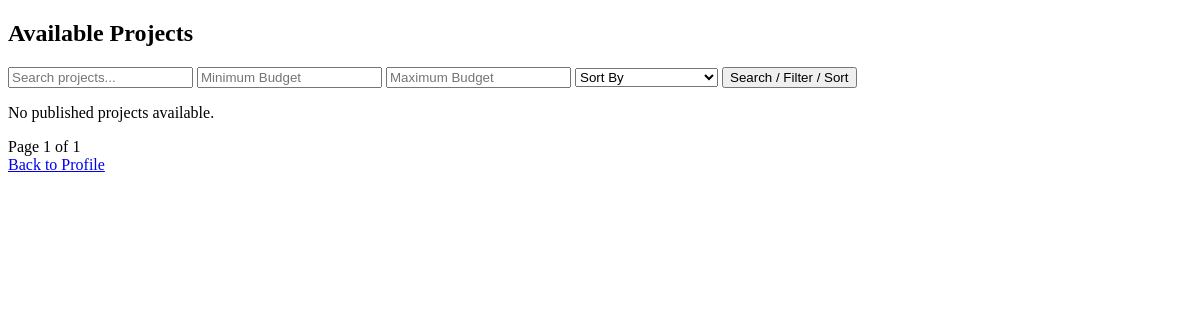
/browse_projects/, run on an earlier commit of the app's database.
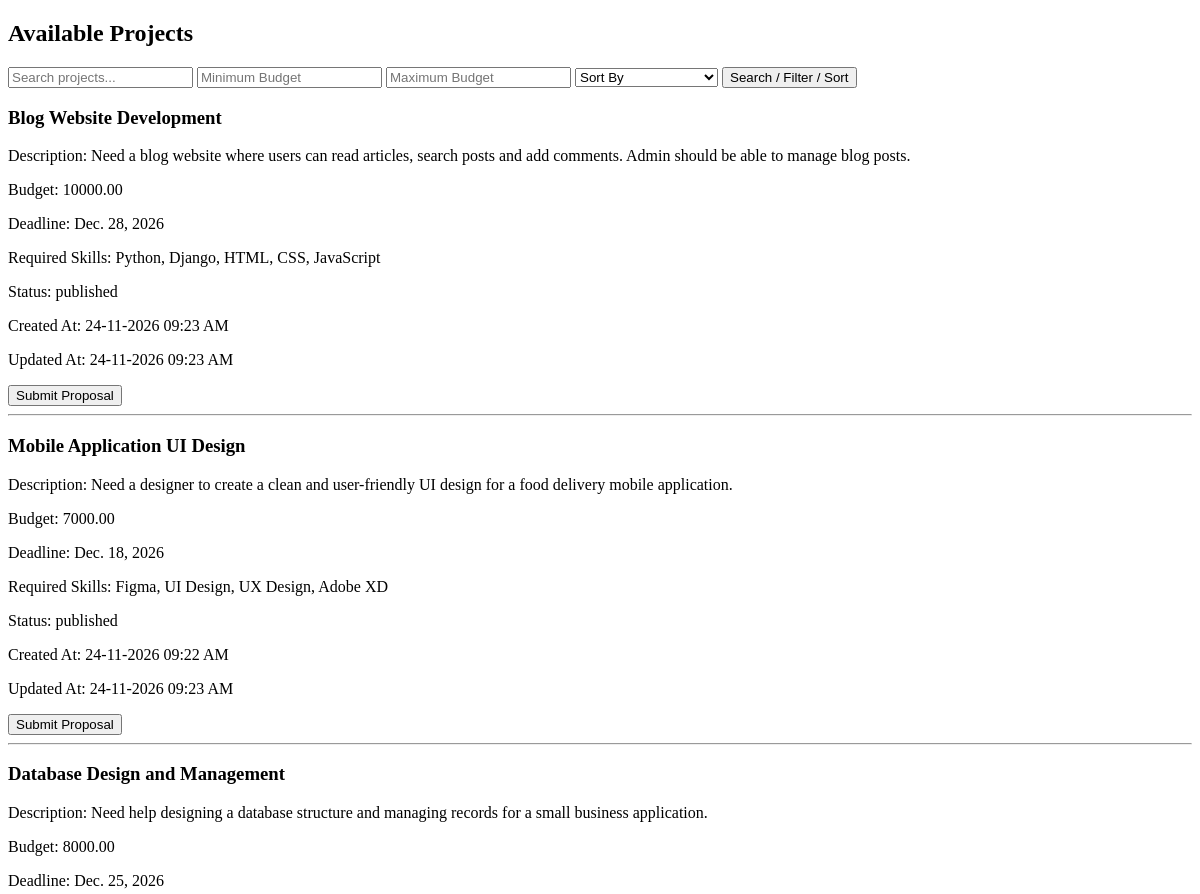
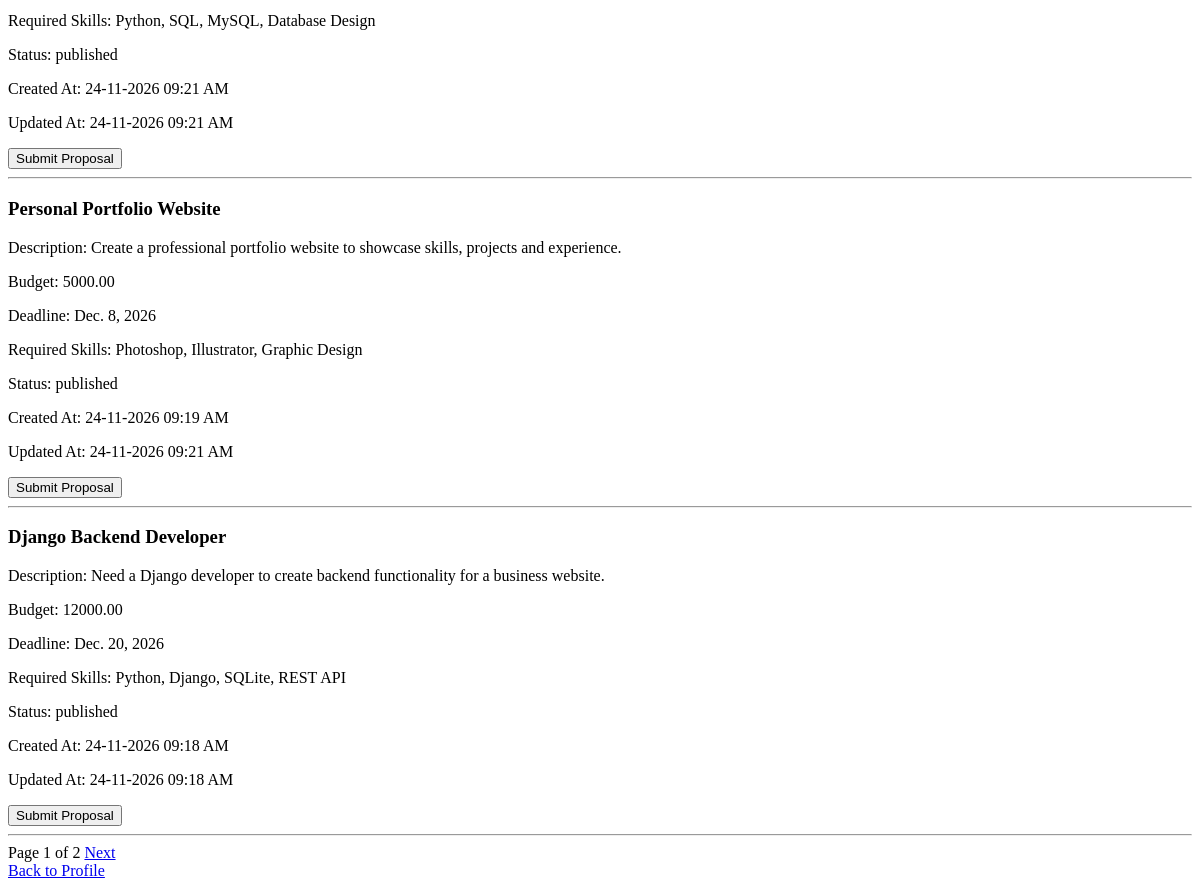
And on a later commit of the database (2 pictures, top to bottom).
### appfreelance/models.py (models this page shows, shortened)
class Project(models.Model):
    STATUS_CHOICES=[
        ('draft','Draft'),
        ('published','Published'),
        ('paused','Paused'),
        ('closed','Closed'),
        ('archived','Archived'),]
    client=models.ForeignKey(CustomUser,on_delete=models.CASCADE,related_name='projects')
    title=models.CharField(max_length=100)
    description=models.TextField()
    budget=models.DecimalField(max_digits=10,decimal_places=2)
    deadline=models.DateField()
    required_skills=models.TextField()
    status=models.CharField(choices=STATUS_CHOICES,default='draft')
    created_url=models.DateTimeField(auto_now_add=True)
    updated_url=models.DateTimeField(auto_now=True)

### appfreelance/views.py (the view, shortened to what this page needs)
# urls.py: path('browse_projects/', views.browse_projects, name='browse_projects'),
def browse_projects(request):
    search = request.GET.get('search')
    min_budget = request.GET.get('min_budget')
    max_budget = request.GET.get('max_budget')
    sort_by = request.GET.get('sort_by')
    projects = Project.objects.filter(status='published').order_by('-id')
    if min_budget:
        projects = projects.filter(budget__gte=min_budget)
    if max_budget:
        projects = projects.filter(budget__lte=max_budget)
    if sort_by == 'budget_low':
        projects = projects.order_by('budget')
    elif sort_by == 'budget_high':
        projects = projects.order_by('-budget')
    elif sort_by == 'newest':
        projects = projects.order_by('-id')
    elif sort_by == 'oldest':
        projects = projects.order_by('id')
    paginator = Paginator(projects, 5)
    page_number = request.GET.get('page')
    projects = paginator.get_page(page_number)
    return render(request, 'browse_projects.html', {'projects': projects})

### templates/browse_projects.html (shortened to what this page needs)
<!DOCTYPE html>
<html>
<head>
</head>
<body>
<h2>Available Projects</h2>
<form method="GET">
    <input type="text" name="search" placeholder="Search projects...">
    <input type="number" name="min_budget" placeholder="Minimum Budget">
    <input type="number" name="max_budget" placeholder="Maximum Budget">
    <select name="sort_by">
        <option value="">Sort By</option>
    </select>
    <button type="submit">Search / Filter / Sort</button>
</form>
{% for project in projects %}
    <h3>{{ project.title }}</h3>
    <p>Description: {{ project.description }}</p>
    <p>Budget: {{ project.budget }}</p>
    <p>Deadline: {{ project.deadline }}</p>
    <p>Required Skills: {{ project.required_skills }}</p>
    <p>Status: {{ project.status }}</p>
    <p>Created At: {{ project.created_url|date:"d-m-Y h:i A" }}</p>
    <p>Updated At: {{ project.updated_url|date:"d-m-Y h:i A" }}</p>
<a href="{% url 'submit_proposal' project.id %}">
    <button type="button">Submit Proposal</button>
</a>
    <hr>
{% empty %}
    <p>No published projects available.</p>
{% endfor %}
<div>
    <span>Page {{ projects.number }} of {{ projects.paginator.num_pages }}</span>
    {% if projects.has_next %}
        <a href="?page={{ projects.next_page_number }}">Next</a>
    {% endif %}
</div>
<a href="{% url 'profile' %}">Back to Profile</a>
</body>
</html>

What changed in the data, as far as the page shows it:
added Project: title "Blog Website Development", description "Need a blog website where users can read articles, search posts and add comments. Admin should be able to manage blog posts.", budget "10000.00", deadline "Dec. 28, 2026", required_skills "Python, Django, HTML, CSS, JavaScript", status "published", created_url "24-11-2026 09:23 AM", updated_url "24-11-2026 09:23 AM"
added Project: title "Mobile Application UI Design", description "Need a designer to create a clean and user-friendly UI design for a food delivery mobile application.", budget "7000.00", deadline "Dec. 18, 2026", required_skills "Figma, UI Design, UX Design, Adobe XD", status "published", created_url "24-11-2026 09:22 AM", updated_url "24-11-2026 09:23 AM"
added Project: title "Database Design and Management", description "Need help designing a database structure and managing records for a small business application.", budget "8000.00", deadline "Dec. 25, 2026", required_skills "Python, SQL, MySQL, Database Design", status "published", created_url "24-11-2026 09:21 AM", updated_url "24-11-2026 09:21 AM"
added Project: title "Personal Portfolio Website", description "Create a professional portfolio website to showcase skills, projects and experience.", budget "5000.00", deadline "Dec. 8, 2026", required_skills "Photoshop, Illustrator, Graphic Design", status "published", created_url "24-11-2026 09:19 AM", updated_url "24-11-2026 09:21 AM"
added Project: title "Django Backend Developer", description "Need a Django developer to create backend functionality for a business website.", budget "12000.00", deadline "Dec. 20, 2026", required_skills "Python, Django, SQLite, REST API", status "published", created_url "24-11-2026 09:18 AM", updated_url "24-11-2026 09:18 AM"
Also different on the page:
{{ projects.paginator.num_pages }}: "1" → "2"
text no longer shown: "No published projects available."
text now shown: "Next"
